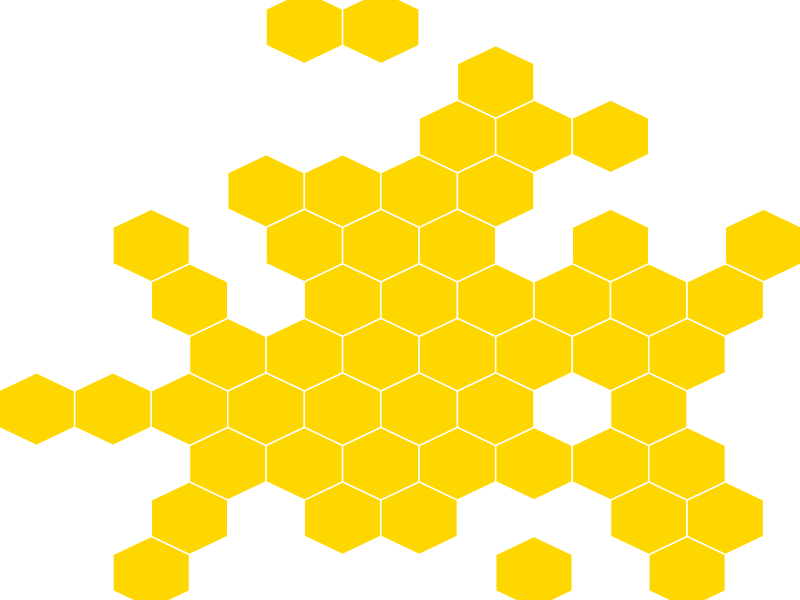
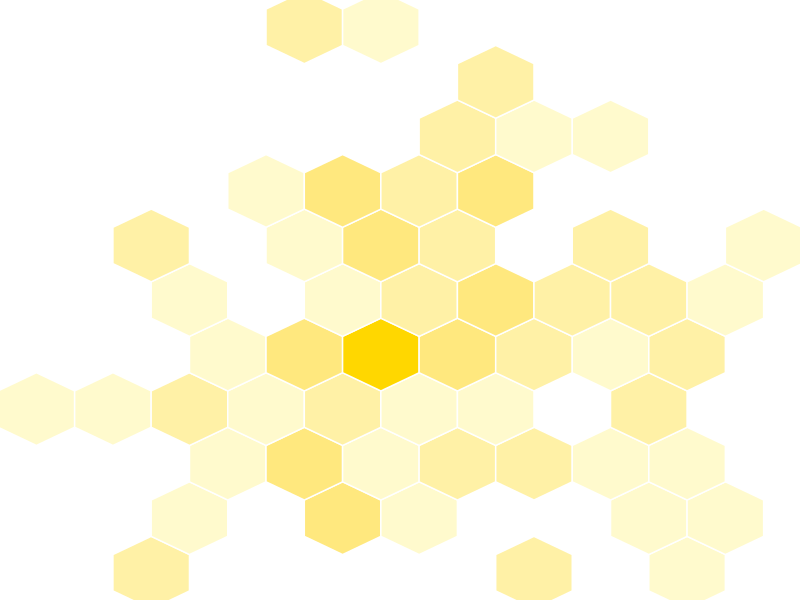
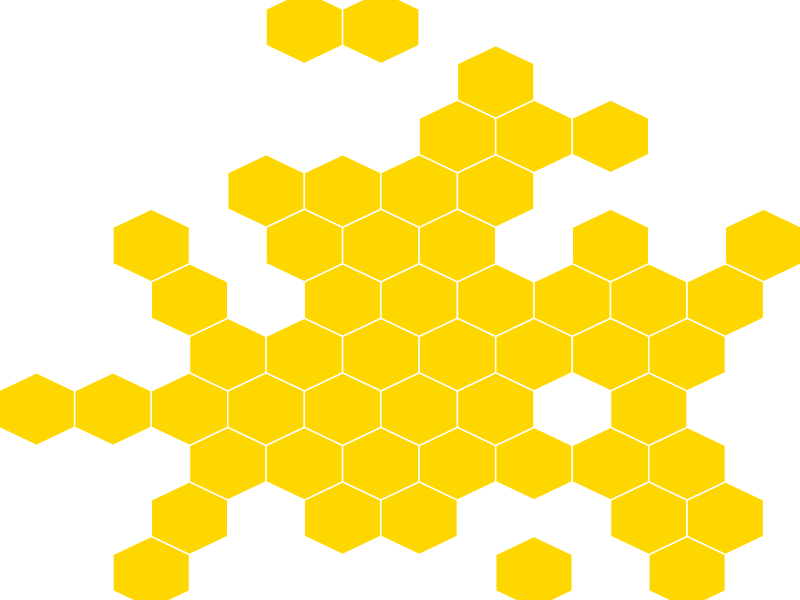
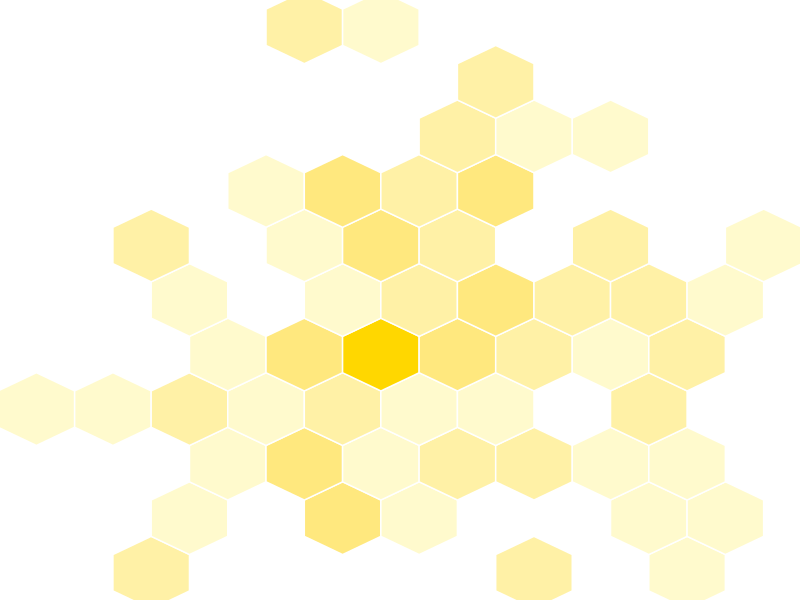
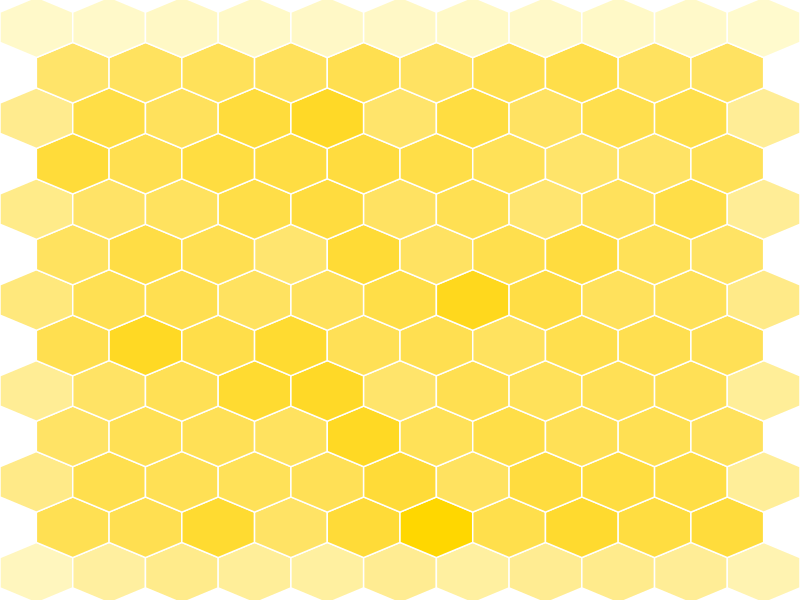

Write the R code that produced these figures, in order.
## ---- chunk 1
library(ggplot2)
set.seed(123)
data <- data.frame(x = rnorm(100, mean = 0, sd = 0.05),  # Tighter cluster around 0
                   y = rnorm(100, mean = 0, sd = 0.05))  # Tighter cluster around 0

# Filter out extreme points
data <- data[data$x > -0.1 & data$x < 0.1 & data$y > -0.1 & data$y < 0.1, ]

# Create plt with  gold yellow hexagons
hc <-ggplot(data, aes(x = x, y = y)) +
  geom_hex(aes(fill = ..count..), color = "white", binwidth = c(0.02, 0.02)) + # Specify binwidth for larger hexagons
  scale_fill_gradient(low = "#FFD700", high = "#FFD700") +
  theme_void()+theme(legend.position= "none")
hc

ggsave("resources/images/small_hc_solid.png", hc) #save the hex

## ---- chunk 2
set.seed(123)
data <- data.frame(x = rnorm(100, mean = 0, sd = 0.05),  # Tighter cluster around 0
                   y = rnorm(100, mean = 0, sd = 0.05))  # Tighter cluster around 0

# Filter out extreme points
data <- data[data$x > -0.1 & data$x < 0.1 & data$y > -0.1 & data$y < 0.1, ]

# Create a ggplot with larger gold yellow hexagons
hc <-ggplot(data, aes(x = x, y = y)) +
  geom_hex(aes(fill = ..count..), color = "white", binwidth = c(0.02, 0.02)) + # Specify binwidth for larger hexagons
  scale_fill_gradient(low = "#FFFACD", high = "#FFD700") + # Gold yellow color
  theme_void()+theme(legend.position= "none")
hc

ggsave("resources/images/small_hc_gradient.png", hc) #save the hex
## ---- chunk 3
set.seed(123)
data <- data.frame(x = runif(10000, min = -0.1, max = 0.1),  # Uniform distribution
                   y = runif(10000, min = -0.1, max = 0.1),  d = runif(10000, min = -0.1, max = 0.1) )  # Uniform distribution

# Create a ggplot with larger gold yellow hexagons
hc <-ggplot(data, aes(x = x, y = y, fill =d)) +
  geom_hex(aes(fill = ..count..), color = "white", binwidth = c(0.02, 0.02)) + # Specify binwidth for hexagons
  scale_fill_gradient(low = "#FFFACD", high = "#FFD700") + # Gold yellow color
  theme_void() + theme(legend.position= "none")

ggsave("resources/images/grid_hc_gradient.png", hc) 
